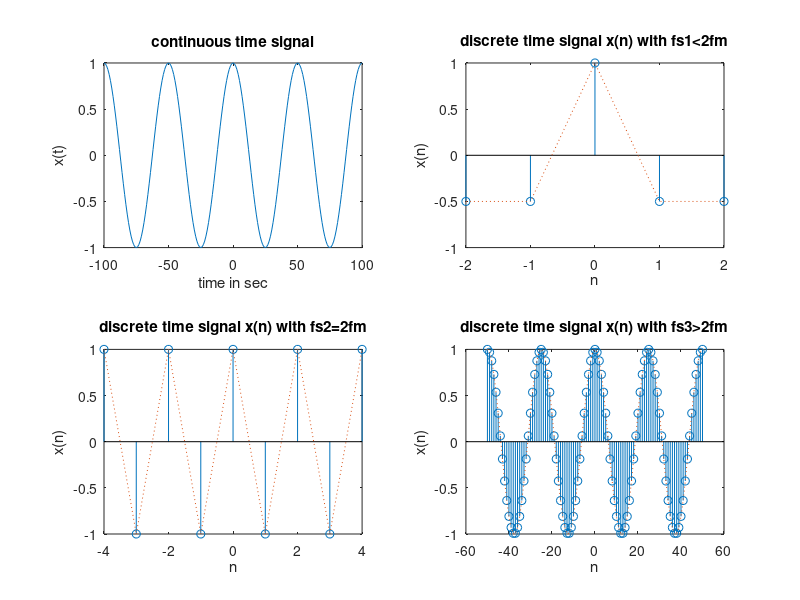

Here is the MATLAB script that generated this plot:
clc;
clear all;
%define analog signal for comparison
t=-100:01:100;
fm=0.02;
x=cos(2*pi*t*fm);
subplot(2,2,1);
plot(t,x);
xlabel('time in sec');
ylabel('x(t)');
title('continuous time signal');
%simulate condition for undersamplingi.e.,fs1<2*fm
fs1=0.03;
n=-2:2;
x1=cos(2*pi*fm*n/fs1);
subplot(2,2,2);
stem(n,x1);
hold on
subplot(2,2,2);
plot(n,x1,':');
title('discrete time signal x(n) with fs1<2fm');
xlabel('n');
ylabel('x(n)');
%condition for Nyquist plot24
fs2=0.04;
n1=-4:4;
x2=cos(2*pi*fm*n1/fs2);
subplot(2,2,3);
stem(n1,x2);
hold on
subplot(2,2,3);
plot(n1,x2,':');
title('discrete time signal x(n) with fs2=2fm');
xlabel('n');
ylabel('x(n)');
%condition for oversampling
n2=-50:50;
fs3=0.5;
x3=cos(2*pi*fm*n2/fs3);
subplot(2,2,4);
stem(n2,x3);
hold on
subplot(2,2,4);
plot(n2,x3,':');
xlabel('n');
ylabel('x(n)');
title('discrete time signal x(n) with fs3>2fm');
